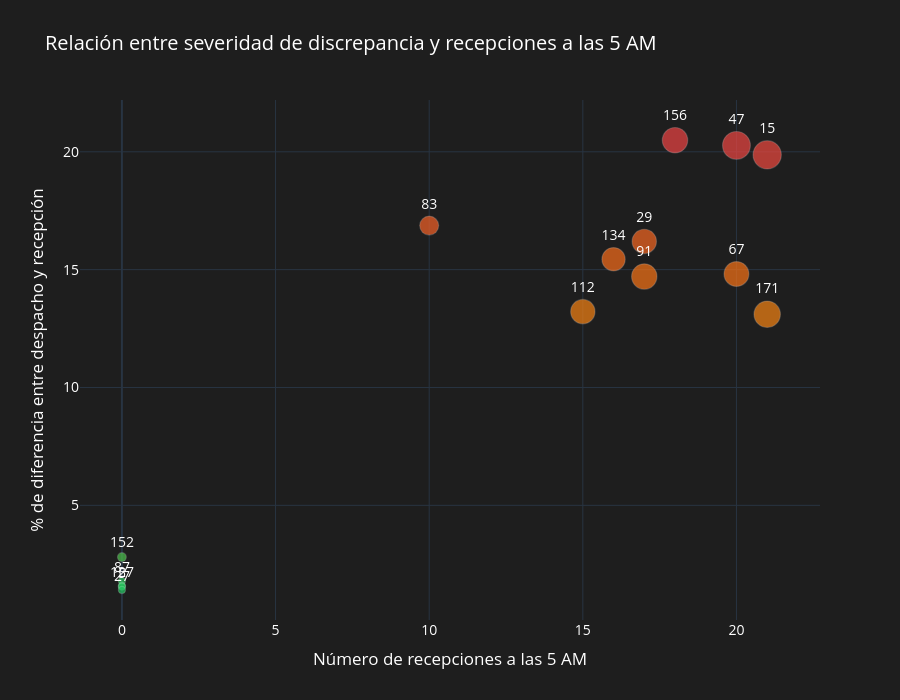

The notebook cell this image was saved under:
### Code cell
plot_final = top_severe_5am.head(15).copy()
plot_final["store_id_dispatch"] = plot_final["store_id_dispatch"].astype(str)

fig = px.scatter(
    plot_final,
    x="recepciones_5am",
    y="pct_diff",
    size="quantity_diff",
    color="pct_diff",
    text="store_id_dispatch",
    color_continuous_scale=[
        [0.00, "#22C55E"],
        [0.35, "#EAB308"],
        [0.70, "#F97316"],
        [1.00, "#EF4444"]
    ],
    title="Relación entre severidad de discrepancia y recepciones a las 5 AM"
)

fig.update_traces(
    textposition="top center",
    marker=dict(line=dict(color="rgba(255,255,255,0.25)", width=1.2)),
    hovertemplate=(
        "<b>Tienda %{text}</b><br>" +
        "Recepciones 5 AM: %{x}<br>" +
        "Diferencia %: %{y:.2f}<br>" +
        "Diferencia absoluta: %{marker.size}<extra></extra>"
    )
)

fig.update_layout(
    template="plotly_dark",
    plot_bgcolor="#1E1E1E",
    paper_bgcolor="#1E1E1E",
    font=dict(color="white", size=14),
    height=700,
    xaxis_title="Número de recepciones a las 5 AM",
    yaxis_title="% de diferencia entre despacho y recepción",
    coloraxis_showscale=False
)

fig.show()

### Figure 1 — Plotly figure (JSON) as saved in the notebook; plotly's stock layout.template omitted (floating-point values rounded to 4 significant figures)
{"data": [{"hovertemplate": "<b>Tienda %{text}</b><br>Recepciones 5 AM: %{x}<br>Diferencia %: %{y:.2f}<br>Diferencia absoluta: %{marker.size}<extra></extra>", "legendgroup": "", "marker": {"color": [20.49, 20.27, 19.87, 16.87, 16.2, 15.44, 14.81, 14.71, 13.22, 13.11, 2.804, 1.786, 1.587, 1.55, 1.408], "coloraxis": "coloraxis", "line": {"color": "rgba(255,255,255,0.25)", "width": 1.2}, "size": [25, 30, 31, 14, 23, 21, 24, 25, 23, 27, 3, 2, 2, 2, 2], "sizemode": "area", "sizeref": 0.0775, "symbol": "circle"}, "mode": "markers+text", "name": "", "orientation": "v", "showlegend": false, "text": ["156", "47", "15", "83", "29", "134", "67", "91", "112", "171", "152", "87", "127", "5", "27"], "textposition": "top center", "type": "scatter", "x": [18.0, 20.0, 21.0, 10.0, 17.0, 16.0, 20.0, 17.0, 15.0, 21.0, 0.0, 0.0, 0.0, 0.0, 0.0], "xaxis": "x", "y": [20.49, 20.27, 19.87, 16.87, 16.2, 15.44, 14.81, 14.71, 13.22, 13.11, 2.804, 1.786, 1.587, 1.55, 1.408], "yaxis": "y"}], "layout": {"coloraxis": {"colorbar": {"title": {"text": "pct_diff"}}, "colorscale": [[0, "#22C55E"], [0.35, "#EAB308"], [0.7, "#F97316"], [1, "#EF4444"]], "showscale": false}, "font": {"color": "white", "size": 14}, "height": 700, "legend": {"itemsizing": "constant", "tracegroupgap": 0}, "paper_bgcolor": "#1E1E1E", "plot_bgcolor": "#1E1E1E", "title": {"text": "Relación entre severidad de discrepancia y recepciones a las 5 AM"}, "xaxis": {"anchor": "y", "domain": [0, 1], "title": {"text": "Número de recepciones a las 5 AM"}}, "yaxis": {"anchor": "x", "domain": [0, 1], "title": {"text": "% de diferencia entre despacho y recepción"}}}}
